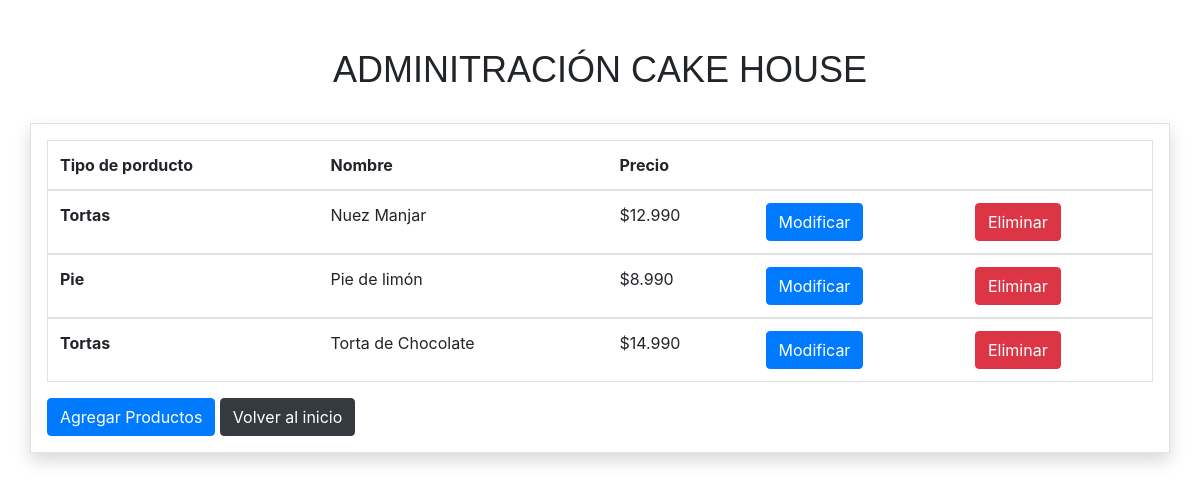
/productos/administracion, run on the app's committed database.
### productos/models.py (models this page shows, shortened)
class Producto(models.Model):
    tipo_producto = models.ForeignKey(Tipo_producto, on_delete=models.CASCADE)
    nombre= models.CharField(max_length=100,default='')
    precio = models.IntegerField(default=0)
    descripcion= models.CharField(max_length=600,default='')
    imagen = models.ImageField(upload_to="porductos", null= True)
    class Meta:
        permissions = (
            ('gerente', _('Es gerente')),
            ('cliente', _('Es cliente')),
        )

class Tipo_producto(models.Model):
    nombre = models.CharField(max_length=100,default='')
    def __str__(self):
        return self.nombre

### productos/views.py (the view)
# urls.py: path('administracion',views.administracion,name='administracion'),
def administracion(request):
    listado_clientes =Producto.objects.all()
    clientes ={'listado_clientes':listado_clientes }
    return render(request, 'productos/administracion.html',clientes)

### productos/templates/productos/administracion.html (shortened to what this page needs)
<!doctype html>
<html lang="en">
  <head>
    {% load static %}
    <link rel="stylesheet" type="text/css" href="{% static 'productos/css/bootstrap.min.css'%}">
  </head>
  <body>
    <h3 style="margin-top: 3rem; text-align: center; font-size: 36px;font-family:Impact, Haettenschweiler, 'Arial Narrow Bold', sans-serif ;" >ADMINITRACIÓN CAKE HOUSE</h3>
    <div class="container border shadow p-3 mb-5" style="margin-top:2rem;">
        <table class="table table-hover table-responsive-sm border">
            <thead>
              <tr>
                <th scope="col">Tipo de porducto</th>
                <th scope="col">Nombre</th>
                <th scope="col">Precio</th>
                <th></th>
                <th></th>
              </tr>
            </thead>
            <tbody>
    {%load humanize%}
            {%for p in listado_clientes %}
              <tr>
                <th scope="row">{{p.tipo_producto}}</th>
                <td>{{p.nombre}}</td>
                <td>${{p.precio|intcomma}}</td>
                <td><a href="{%url 'productos:modificar' p.id %}" type="button" class="btn btn-primary">Modificar</a></td>
                <td><a href="{%url 'productos:eliminar' p.id %}"type="button"  class="btn btn-danger">Eliminar</a></td>
              </tr>
            </tbody>
            {%endfor%}
          </table>
          <a href="{%url 'productos:agregar_producto'%}"type="button" class="btn btn-primary">Agregar Productos</a>
          <a href="{%url 'productos:index'%}"type="button" class="btn btn-dark">Volver al inicio</a>
    </div>
  </body>
</html>

### data on the page
Producto: tipo_producto "Tortas", nombre "Nuez Manjar", precio "12.990"
Producto: tipo_producto "Pie", nombre "Pie de limón", precio "8.990"
Producto: tipo_producto "Tortas", nombre "Torta de Chocolate", precio "14.990"
